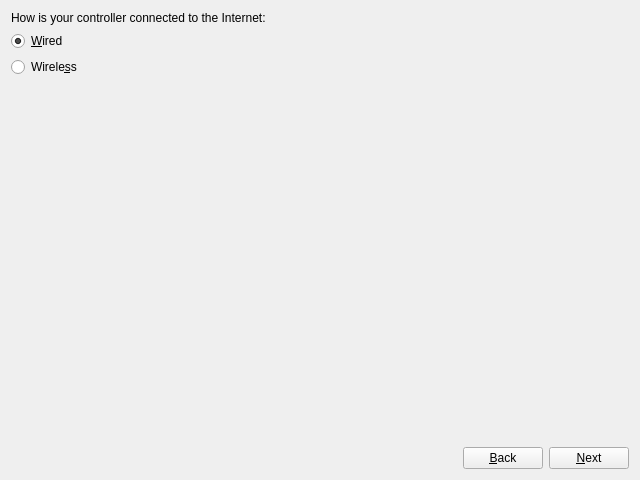
<?xml version="1.0" encoding="UTF-8"?>
<ui version="4.0">
 <class>ConnectionTypeStepWidget</class>
 <widget class="QWidget" name="ConnectionTypeStepWidget">
  <property name="geometry">
   <rect>
    <x>0</x>
    <y>0</y>
    <width>640</width>
    <height>480</height>
   </rect>
  </property>
  <property name="windowTitle">
   <string>Form</string>
  </property>
  <layout class="QVBoxLayout" name="verticalLayout">
   <item>
    <widget class="QLabel" name="label_6">
     <property name="text">
      <string>How is your controller connected to the Internet:</string>
     </property>
    </widget>
   </item>
   <item>
    <widget class="QRadioButton" name="wiredConnectionButton">
     <property name="text">
      <string>&amp;Wired</string>
     </property>
     <property name="checked">
      <bool>true</bool>
     </property>
    </widget>
   </item>
   <item>
    <widget class="QRadioButton" name="wirelessConnectionButton">
     <property name="text">
      <string>Wirele&amp;ss</string>
     </property>
    </widget>
   </item>
   <item>
    <spacer name="verticalSpacer">
     <property name="orientation">
      <enum>Qt::Vertical</enum>
     </property>
     <property name="sizeHint" stdset="0">
      <size>
       <width>20</width>
       <height>40</height>
      </size>
     </property>
    </spacer>
   </item>
   <item>
    <layout class="QHBoxLayout" name="horizontalLayout">
     <item>
      <spacer name="horizontalSpacer">
       <property name="orientation">
        <enum>Qt::Horizontal</enum>
       </property>
       <property name="sizeHint" stdset="0">
        <size>
         <width>40</width>
         <height>20</height>
        </size>
       </property>
      </spacer>
     </item>
     <item>
      <widget class="QPushButton" name="backButton">
       <property name="text">
        <string>&amp;Back</string>
       </property>
      </widget>
     </item>
     <item>
      <widget class="QPushButton" name="nextButton">
       <property name="text">
        <string>&amp;Next</string>
       </property>
      </widget>
     </item>
    </layout>
   </item>
  </layout>
 </widget>
 <resources/>
 <connections/>
</ui>
